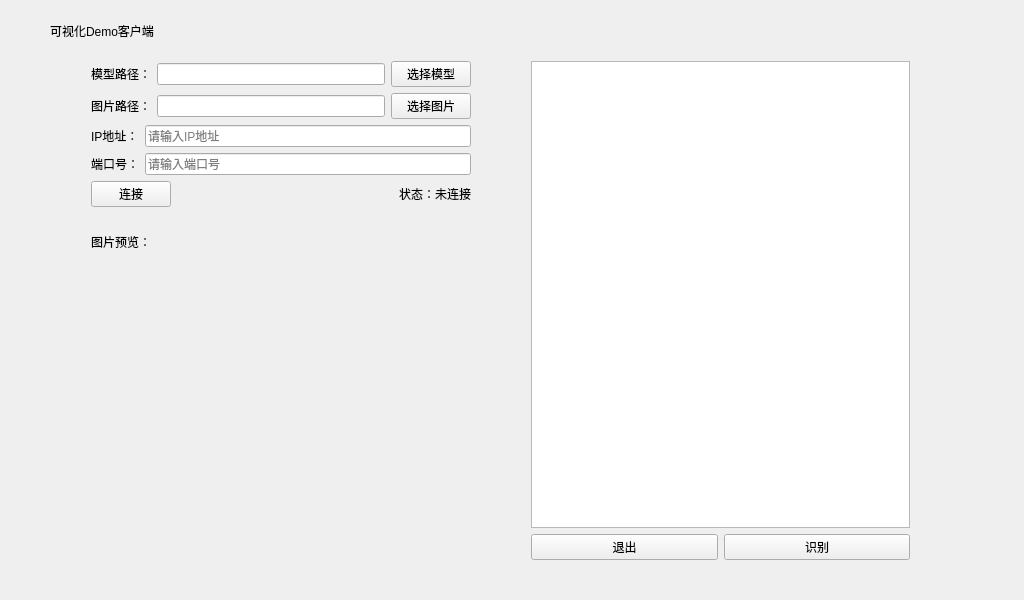
<?xml version="1.0" encoding="UTF-8"?>
<ui version="4.0">
 <class>vClient</class>
 <widget class="QWidget" name="vClient">
  <property name="geometry">
   <rect>
    <x>0</x>
    <y>0</y>
    <width>1024</width>
    <height>600</height>
   </rect>
  </property>
  <property name="windowTitle">
   <string>vClient</string>
  </property>
  <widget class="QLabel" name="title_lb">
   <property name="geometry">
    <rect>
     <x>50</x>
     <y>10</y>
     <width>171</width>
     <height>41</height>
    </rect>
   </property>
   <property name="text">
    <string>可视化Demo客户端</string>
   </property>
  </widget>
  <widget class="QWidget" name="">
   <property name="geometry">
    <rect>
     <x>80</x>
     <y>50</y>
     <width>841</width>
     <height>521</height>
    </rect>
   </property>
   <layout class="QHBoxLayout" name="horizontalLayout_7">
    <property name="spacing">
     <number>60</number>
    </property>
    <item>
     <layout class="QVBoxLayout" name="verticalLayout">
      <item>
       <layout class="QHBoxLayout" name="horizontalLayout">
        <item>
         <widget class="QLabel" name="modelPath_lb">
          <property name="text">
           <string>模型路径：</string>
          </property>
         </widget>
        </item>
        <item>
         <widget class="QLineEdit" name="modelPath_le"/>
        </item>
        <item>
         <widget class="QPushButton" name="modelPath_btn">
          <property name="text">
           <string>选择模型</string>
          </property>
         </widget>
        </item>
       </layout>
      </item>
      <item>
       <layout class="QHBoxLayout" name="horizontalLayout_2">
        <item>
         <widget class="QLabel" name="imgPath_lb">
          <property name="text">
           <string>图片路径：</string>
          </property>
         </widget>
        </item>
        <item>
         <widget class="QLineEdit" name="imgPath_le"/>
        </item>
        <item>
         <widget class="QPushButton" name="imgPath_btn">
          <property name="text">
           <string>选择图片</string>
          </property>
         </widget>
        </item>
       </layout>
      </item>
      <item>
       <layout class="QHBoxLayout" name="horizontalLayout_3">
        <item>
         <widget class="QLabel" name="ip_lb">
          <property name="text">
           <string>IP地址：</string>
          </property>
         </widget>
        </item>
        <item>
         <widget class="QLineEdit" name="ip_le">
          <property name="placeholderText">
           <string>请输入IP地址</string>
          </property>
         </widget>
        </item>
       </layout>
      </item>
      <item>
       <layout class="QHBoxLayout" name="horizontalLayout_4">
        <item>
         <widget class="QLabel" name="port_lb">
          <property name="text">
           <string>端口号：</string>
          </property>
         </widget>
        </item>
        <item>
         <widget class="QLineEdit" name="port_le">
          <property name="placeholderText">
           <string>请输入端口号</string>
          </property>
         </widget>
        </item>
       </layout>
      </item>
      <item>
       <layout class="QHBoxLayout" name="horizontalLayout_5">
        <item>
         <widget class="QPushButton" name="connect_btn">
          <property name="text">
           <string>连接</string>
          </property>
         </widget>
        </item>
        <item>
         <spacer name="horizontalSpacer">
          <property name="orientation">
           <enum>Qt::Horizontal</enum>
          </property>
          <property name="sizeHint" stdset="0">
           <size>
            <width>40</width>
            <height>20</height>
           </size>
          </property>
         </spacer>
        </item>
        <item>
         <widget class="QLabel" name="status_lb">
          <property name="text">
           <string>状态：未连接</string>
          </property>
         </widget>
        </item>
       </layout>
      </item>
      <item>
       <widget class="QLabel" name="tips_lb">
        <property name="text">
         <string/>
        </property>
       </widget>
      </item>
      <item>
       <widget class="QLabel" name="imgPreview_lb">
        <property name="text">
         <string>图片预览：</string>
        </property>
       </widget>
      </item>
      <item>
       <widget class="QLabel" name="imgShow_lb">
        <property name="sizePolicy">
         <sizepolicy hsizetype="Expanding" vsizetype="Expanding">
          <horstretch>0</horstretch>
          <verstretch>0</verstretch>
         </sizepolicy>
        </property>
        <property name="text">
         <string/>
        </property>
       </widget>
      </item>
     </layout>
    </item>
    <item>
     <layout class="QVBoxLayout" name="verticalLayout_2">
      <item>
       <widget class="QTableWidget" name="result_tbw"/>
      </item>
      <item>
       <layout class="QHBoxLayout" name="horizontalLayout_6">
        <item>
         <widget class="QPushButton" name="exit_btn">
          <property name="text">
           <string>退出</string>
          </property>
         </widget>
        </item>
        <item>
         <widget class="QPushButton" name="classify_btn">
          <property name="text">
           <string>识别</string>
          </property>
         </widget>
        </item>
       </layout>
      </item>
     </layout>
    </item>
   </layout>
  </widget>
 </widget>
 <layoutdefault spacing="6" margin="11"/>
 <resources/>
 <connections/>
</ui>
